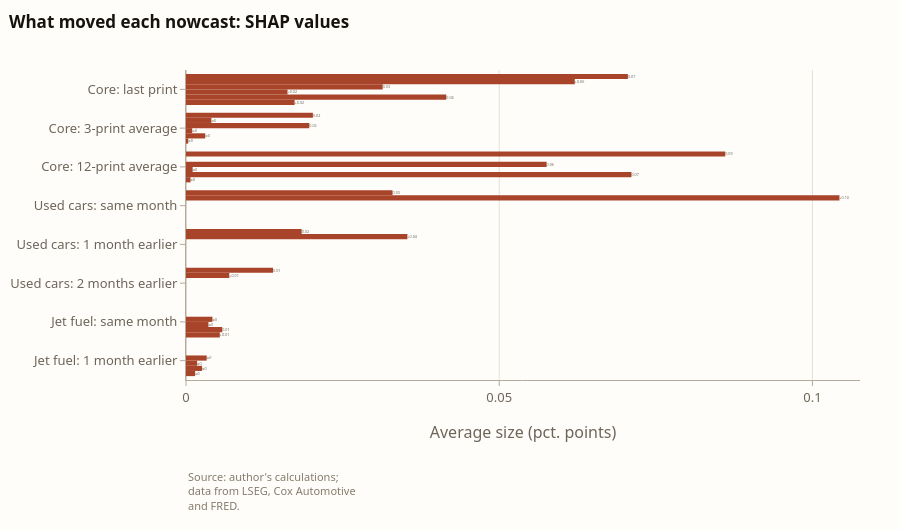

Notebook cell for this chart:
### Markdown cell above
## Figure 3: SHAP, two controls (model × view)

### Code cell
inputs = sv[sv["input"].isin(FEATURE_LABELS)].copy()
MODELS = {"Linear regression": "ols", "Random forest": "rf", "XGBoost": "xgb"}
VIEWS = {"Average size, all test months": "avg", "April 2021 nowcast": "2021-04"}
fig = go.Figure()
keys, ranges = [], []
for m_label, kind in MODELS.items():
    sub = inputs[inputs["model"] == kind]
    for v_label, view in VIEWS.items():
        if view == "avg":
            s = sub.assign(a=sub["shap"].abs()).groupby("input")["a"].mean()
            hover = "%{y}<br>average size %{x:.2f} percentage points<extra></extra>"
        else:
            s = sub[sub["period"] == view].set_index("input")["shap"]
            hover = "%{y}<br>contribution %{x:+.2f} percentage points<extra></extra>"
        s = s.reindex([c for c in FEATURE_LABELS if c in s.index])
        colors = [COLORS["post"] if v >= 0 else COLORS["pre"] for v in s.values]
        span = max(float(s.max()), 0) - min(float(s.min()), 0)
        ranges.append([min(float(s.min()), 0) - 0.3 * span * (s.min() < 0), max(float(s.max()), 0) + 0.25 * span])
        fig.add_trace(go.Bar(y=[SHORT[c] for c in s.index], x=s.values, orientation="h",
                             marker_color=colors,
                             text=["≈0" if abs(v) < 0.005 else (f"{v:+.2f}" if view != "avg" else f"{v:.2f}") for v in s.values],
                             textposition="outside", cliponaxis=False, hovertemplate=hover, showlegend=False))
        keys.append(f"{m_label}|{v_label}")
n = len(keys)
visibility = {k: [i == j for j in range(n)] for i, k in enumerate(keys)}
layouts = {k: {"xaxis.title.text": ("Average size (pct. points)"
                                    if k.endswith("all test months") else
                                    "April 2021 (pct. points)"),
               "xaxis.range": r} for k, r in zip(keys, ranges)}
fig.update_layout(**base_layout("What moved each nowcast: SHAP values", height=530, legend_top=False))
fig.update_layout(margin=dict(l=10, t=70, r=40, b=150))
fig.update_xaxes(**axis_style("Average size (pct. points)", range=ranges[0], nticks=5,
                              zeroline=True, zerolinecolor=SITE["axis"]))
fig.update_yaxes(**axis_style(None, autorange="reversed", showgrid=False, automargin=True))
source_note(fig, MODEL_SOURCE, y=-0.28)
save_html_controls(fig, FIG / "fig3_shap.html",
                   controls=[("model", "Model:", list(MODELS)), ("view", "Show:", list(VIEWS))],
                   visibility=visibility, layouts=layouts)
fig.show()

### Figure 1 — Plotly figure (JSON) as saved in the notebook; plotly's stock layout.template omitted (floating-point values rounded to 4 significant figures)
{"data": [{"cliponaxis": false, "hovertemplate": "%{y}<br>average size %{x:.2f} percentage points<extra></extra>", "marker": {"color": ["#a8442a", "#a8442a", "#a8442a", "#a8442a", "#a8442a", "#a8442a"]}, "orientation": "h", "showlegend": false, "text": ["0.07", "0.02", "0.09", "0.03", "0.02", "0.01"], "textposition": "outside", "type": "bar", "x": [0.07054, 0.02026, 0.08607, 0.03297, 0.01846, 0.01389], "y": ["Core: last print", "Core: 3-print average", "Core: 12-print average", "Used cars: same month", "Used cars: 1 month earlier", "Used cars: 2 months earlier"]}, {"cliponaxis": false, "hovertemplate": "%{y}<br>contribution %{x:+.2f} percentage points<extra></extra>", "marker": {"color": ["#a8442a", "#a8442a", "#2f5d7c", "#a8442a", "#a8442a", "#a8442a"]}, "orientation": "h", "showlegend": false, "text": ["+0.06", "≈0", "≈0", "+0.10", "+0.04", "+0.01"], "textposition": "outside", "type": "bar", "x": [0.06206, 0.00405, -0.002154, 0.1043, 0.03534, 0.006912], "y": ["Core: last print", "Core: 3-print average", "Core: 12-print average", "Used cars: same month", "Used cars: 1 month earlier", "Used cars: 2 months earlier"]}, {"cliponaxis": false, "hovertemplate": "%{y}<br>average size %{x:.2f} percentage points<extra></extra>", "marker": {"color": ["#a8442a", "#a8442a", "#a8442a", "#a8442a", "#a8442a"]}, "orientation": "h", "showlegend": false, "text": ["0.03", "0.02", "0.06", "≈0", "≈0"], "textposition": "outside", "type": "bar", "x": [0.0314, 0.01968, 0.05756, 0.004225, 0.003304], "y": ["Core: last print", "Core: 3-print average", "Core: 12-print average", "Jet fuel: same month", "Jet fuel: 1 month earlier"]}, {"cliponaxis": false, "hovertemplate": "%{y}<br>contribution %{x:+.2f} percentage points<extra></extra>", "marker": {"color": ["#a8442a", "#a8442a", "#a8442a", "#a8442a", "#a8442a"]}, "orientation": "h", "showlegend": false, "text": ["+0.02", "≈0", "≈0", "≈0", "≈0"], "textposition": "outside", "type": "bar", "x": [0.0162, 0.00099, 0.001057, 0.003585, 0.00177], "y": ["Core: last print", "Core: 3-print average", "Core: 12-print average", "Jet fuel: same month", "Jet fuel: 1 month earlier"]}, {"cliponaxis": false, "hovertemplate": "%{y}<br>average size %{x:.2f} percentage points<extra></extra>", "marker": {"color": ["#a8442a", "#a8442a", "#a8442a", "#a8442a", "#a8442a"]}, "orientation": "h", "showlegend": false, "text": ["0.04", "≈0", "0.07", "0.01", "≈0"], "textposition": "outside", "type": "bar", "x": [0.04154, 0.003071, 0.0711, 0.005779, 0.00257], "y": ["Core: last print", "Core: 3-print average", "Core: 12-print average", "Jet fuel: same month", "Jet fuel: 1 month earlier"]}, {"cliponaxis": false, "hovertemplate": "%{y}<br>contribution %{x:+.2f} percentage points<extra></extra>", "marker": {"color": ["#a8442a", "#a8442a", "#a8442a", "#a8442a", "#a8442a"]}, "orientation": "h", "showlegend": false, "text": ["+0.02", "≈0", "≈0", "+0.01", "≈0"], "textposition": "outside", "type": "bar", "x": [0.01734, 0.000355, 0.000726, 0.005397, 0.001459], "y": ["Core: last print", "Core: 3-print average", "Core: 12-print average", "Jet fuel: same month", "Jet fuel: 1 month earlier"]}], "layout": {"annotations": [{"align": "left", "font": {"color": "#857b6c", "size": 11}, "showarrow": false, "text": "Source: author's calculations;<br>data from LSEG, Cox Automotive<br>and FRED.", "x": 0, "xanchor": "left", "xref": "paper", "y": -0.28, "yanchor": "top", "yref": "paper"}], "font": {"color": "#6e6559", "family": "Archivo, system-ui, -apple-system, 'Segoe UI', sans-serif", "size": 13}, "height": 530, "hoverlabel": {"bgcolor": "white", "bordercolor": "#e6dfd2", "font": {"color": "#16130f", "family": "Archivo, system-ui, -apple-system, 'Segoe UI', sans-serif", "size": 12}}, "hovermode": "closest", "margin": {"b": 150, "l": 10, "r": 40, "t": 70}, "paper_bgcolor": "#fffdf9", "plot_bgcolor": "#fffdf9", "title": {"font": {"color": "#16130f", "size": 17}, "subtitle": {"font": {"color": "#6e6559", "size": 12}}, "text": "<b>What moved each nowcast: SHAP values</b>", "x": 0.01, "xanchor": "left", "y": 0.97, "yanchor": "top"}, "xaxis": {"gridcolor": "#e6dfd2", "gridwidth": 1, "linecolor": "#b5ab9b", "nticks": 5, "range": [0.0, 0.1076], "showgrid": true, "showline": true, "tickcolor": "#b5ab9b", "tickfont": {"color": "#6e6559"}, "ticks": "outside", "title": {"font": {"color": "#6e6559"}, "text": "Average size (pct. points)"}, "zeroline": true, "zerolinecolor": "#b5ab9b"}, "yaxis": {"automargin": true, "autorange": "reversed", "gridcolor": "#e6dfd2", "gridwidth": 1, "linecolor": "#b5ab9b", "showgrid": false, "showline": true, "tickcolor": "#b5ab9b", "tickfont": {"color": "#6e6559"}, "ticks": "outside", "title": {}, "zeroline": false}}}
